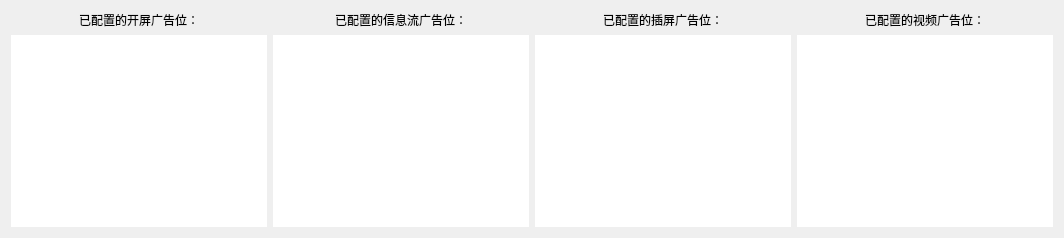
         <widget class="QWidget" name="tab">
          <attribute name="title">
           <string>广告位</string>
          </attribute>
          <layout class="QVBoxLayout" name="verticalLayout_26">
           <item>
            <layout class="QHBoxLayout" name="horizontalLayout_12">
             <item>
              <layout class="QVBoxLayout" name="verticalLayout_21">
               <item>
                <widget class="QLabel" name="label_11">
                 <property name="styleSheet">
                  <string notr="true">font: 12pt &quot;幼圆&quot;;</string>
                 </property>
                 <property name="text">
                  <string>已配置的开屏广告位：</string>
                 </property>
                 <property name="alignment">
                  <set>Qt::AlignCenter</set>
                 </property>
                </widget>
               </item>
               <item>
                <widget class="QTextBrowser" name="splash_cfg_text">
                 <property name="styleSheet">
                  <string notr="true">font: 12pt &quot;微软雅黑&quot;;
border-radius: 20px;
</string>
                 </property>
                 <property name="html">
                  <string>&lt;!DOCTYPE HTML PUBLIC &quot;-//W3C//DTD HTML 4.0//EN&quot; &quot;http://www.w3.org/TR/REC-html40/strict.dtd&quot;&gt;
&lt;html&gt;&lt;head&gt;&lt;meta name=&quot;qrichtext&quot; content=&quot;1&quot; /&gt;&lt;style type=&quot;text/css&quot;&gt;
p, li { white-space: pre-wrap; }
&lt;/style&gt;&lt;/head&gt;&lt;body style=&quot; font-family:'微软雅黑'; font-size:12pt; font-weight:400; font-style:normal;&quot;&gt;
&lt;p align=&quot;center&quot; style=&quot;-qt-paragraph-type:empty; margin-top:0px; margin-bottom:0px; margin-left:0px; margin-right:0px; -qt-block-indent:0; text-indent:0px;&quot;&gt;&lt;br /&gt;&lt;/p&gt;&lt;/body&gt;&lt;/html&gt;</string>
                 </property>
                </widget>
               </item>
              </layout>
             </item>
             <item>
              <layout class="QVBoxLayout" name="verticalLayout_22">
               <item>
                <widget class="QLabel" name="label_12">
                 <property name="styleSheet">
                  <string notr="true">font: 12pt &quot;幼圆&quot;;</string>
                 </property>
                 <property name="text">
                  <string>已配置的信息流广告位：</string>
                 </property>
                 <property name="alignment">
                  <set>Qt::AlignCenter</set>
                 </property>
                </widget>
               </item>
               <item>
                <widget class="QTextBrowser" name="msg_cfg_text">
                 <property name="styleSheet">
                  <string notr="true">font: 12pt &quot;微软雅黑&quot;;
border-radius: 20px;
</string>
                 </property>
                </widget>
               </item>
              </layout>
             </item>
             <item>
              <layout class="QVBoxLayout" name="verticalLayout_23">
               <item>
                <widget class="QLabel" name="label_13">
                 <property name="styleSheet">
                  <string notr="true">font: 12pt &quot;幼圆&quot;;</string>
                 </property>
                 <property name="text">
                  <string>已配置的插屏广告位：</string>
                 </property>
                 <property name="alignment">
                  <set>Qt::AlignCenter</set>
                 </property>
                </widget>
               </item>
               <item>
                <widget class="QTextBrowser" name="plaque_cfg_text">
                 <property name="styleSheet">
                  <string notr="true">font: 12pt &quot;微软雅黑&quot;;
border-radius: 20px;
</string>
                 </property>
                </widget>
               </item>
              </layout>
             </item>
             <item>
              <layout class="QVBoxLayout" name="verticalLayout_24">
               <item>
                <widget class="QLabel" name="label_14">
                 <property name="styleSheet">
                  <string notr="true">font: 12pt &quot;幼圆&quot;;</string>
                 </property>
                 <property name="text">
                  <string>已配置的视频广告位：</string>
                 </property>
                 <property name="alignment">
                  <set>Qt::AlignCenter</set>
                 </property>
                </widget>
               </item>
               <item>
                <widget class="QTextBrowser" name="video_cfg_text">
                 <property name="styleSheet">
                  <string notr="true">font: 12pt &quot;微软雅黑&quot;;
border-radius: 20px;
</string>
                 </property>
                </widget>
               </item>
              </layout>
             </item>
            </layout>
           </item>
          </layout>
         </widget>
